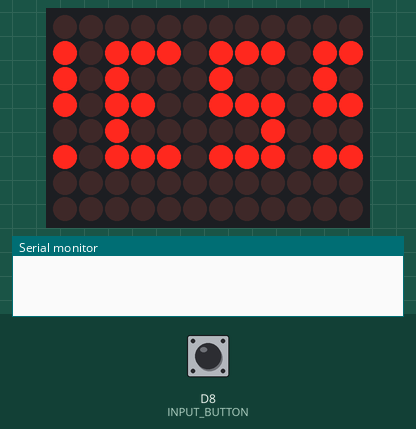
Simulated run of this sketch. Board: Arduino Uno R4 WiFi. On the bench: 12×8 LED matrix, the last lines printed to the serial monitor. Inputs (shaded band) come from the test bench; at power-on: D8 (INPUT_BUTTON) HIGH. Random numbers use the default seed unless the sketch sets one.

Above: at 1.6 s.
1.7 s: D8 (INPUT_BUTTON) pulled LOW for 0.15 s
At 1.82 s:
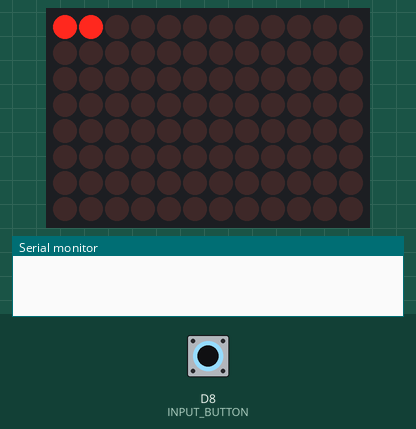
2.4 s: D8 (INPUT_BUTTON) pulled LOW for 3.2 s
At 4.3 s:
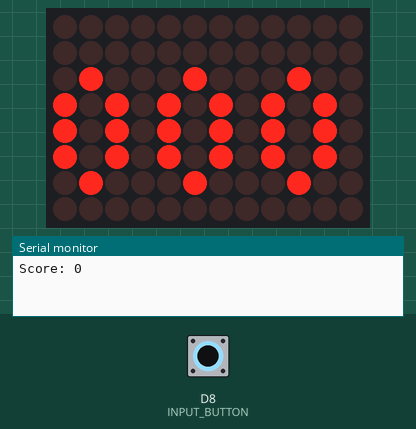
6.2 s: D8 (INPUT_BUTTON) pulled LOW for 1 s
At 6.45 s:
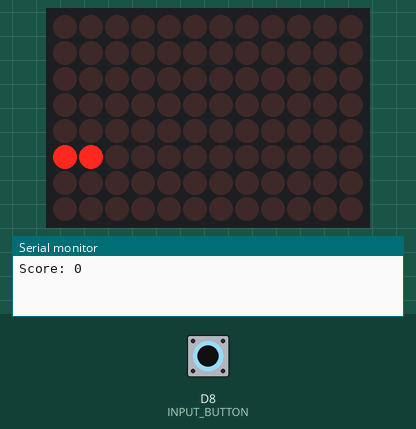
7.8 s: D8 (INPUT_BUTTON) pulled LOW for 3.2 s
At 8.9 s:
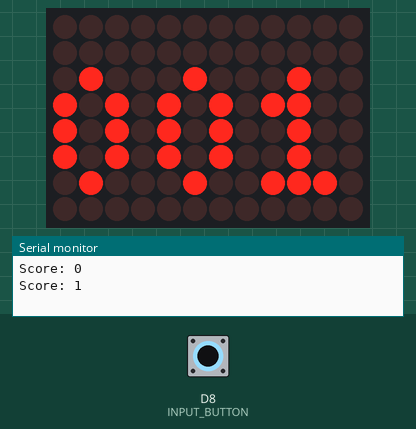
11.6 s: D8 (INPUT_BUTTON) pulled LOW for 1 s
At 12.8 s:
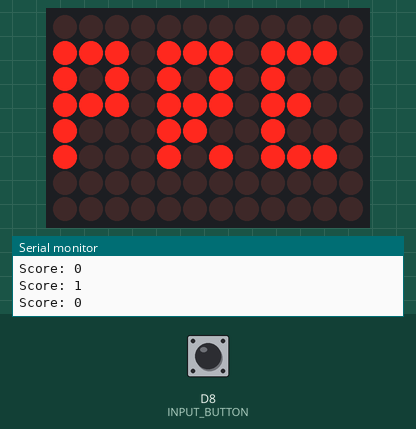
13.2 s: D8 (INPUT_BUTTON) pulled LOW for 0.15 s
At 14.8 s:
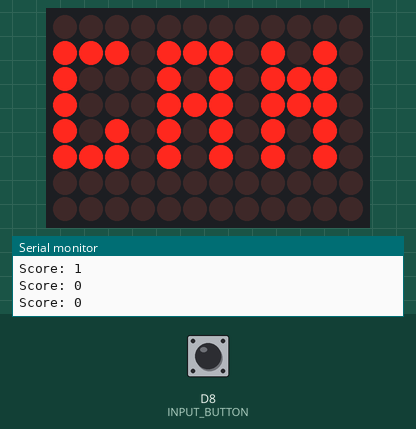

Measured:
- what the display in image 2 shows lasts 0.5 s, from 4.0 s to 4.5 s

The sketch:

jumping_dot.ino
```cpp
/* Jumping dot game for arduino uno r4 wifi with the led 12x8 matrix
  Includes A-Z chars and digits rendering, scrolling text, 4 scenes.
  Every loop there's a 1 ms delay which then corresponds nicely to 1 tick == 1 ms.
  Game is play-tested by family, this is generation 4 of the original concept.
  Game is hard.
  High score so far: 58.
*/


#include "Arduino_LED_Matrix.h"
#include <EEPROM.h>


#define DISPLAY_WIDTH 12
#define DISPLAY_HEIGHT 8
#define LETTER_WIDTH 3
#define LETTER_PADDING 1
#define LETTER_HEIGHT 5
#define INPUT_BUTTON 8
#define LETTER_COUNT 26
#define MUL 10000
#define MAX_SPEED 200

ArduinoLEDMatrix matrix;
static uint8_t display_frame[96];

static uint8_t letter_mat[LETTER_COUNT][15] = {
  {1,1,1, 1,0,1, 1,1,1, 1,0,1, 1,0,1}, // A
  {1,1,1, 1,0,1, 1,1,1, 1,0,1, 1,1,1}, // B
  {1,1,1, 1,0,0, 1,0,0, 1,0,0, 1,1,1}, // C
  {1,1,0, 1,0,1, 1,0,1, 1,0,1, 1,1,0}, // D
  {1,1,1, 1,0,0, 1,1,0, 1,0,0, 1,1,1}, // E
  {1,1,1, 1,0,0, 1,1,0, 1,0,0, 1,0,0}, // F
  {1,1,1, 1,0,0, 1,0,0, 1,0,1, 1,1,1}, // G
  {1,0,1, 1,0,1, 1,1,1, 1,0,1, 1,0,1}, // H
  {1,1,1, 0,1,0, 0,1,0, 0,1,0, 1,1,1}, // I
  {1,1,1, 0,0,1, 0,0,1, 1,0,1, 1,1,1}, // J
  {1,0,1, 1,0,1, 1,1,0, 1,0,1, 1,0,1}, // K
  {1,0,0, 1,0,0, 1,0,0, 1,0,0, 1,1,1}, // L
  {1,0,1, 1,1,1, 1,1,1, 1,0,1, 1,0,1}, // M
  {0,0,0, 1,1,0, 1,0,1, 1,0,1, 1,0,1}, // N
  {1,1,1, 1,0,1, 1,0,1, 1,0,1, 1,1,1}, // O
  {1,1,1, 1,0,1, 1,1,1, 1,0,0, 1,0,0}, // P
  {1,1,1, 1,0,1, 1,0,1, 1,1,1, 0,0,1}, // Q
  {1,1,1, 1,0,1, 1,1,1, 1,1,0, 1,0,1}, // R
  {1,1,1, 1,0,0, 1,1,1, 0,0,1, 1,1,1}, // S
  {1,1,1, 0,1,0, 0,1,0, 0,1,0, 0,1,0}, // T
  {1,0,1, 1,0,1, 1,0,1, 1,0,1, 1,1,1}, // U
  {1,0,1, 1,0,1, 1,0,1, 1,0,1, 0,1,0}, // v
  {1,0,1, 1,0,1, 1,1,1, 1,1,1, 1,1,1}, // W
  {1,0,1, 1,0,1, 0,1,0, 1,0,1, 1,0,1}, // X
  {1,0,1, 1,0,1, 1,1,1, 0,1,0, 0,1,0}, // Y
  {1,1,1, 0,0,1, 0,1,0, 1,0,0, 1,1,1}, // Z
};

// 10 digits of 3x5 digits
static uint8_t digit_mat[10][15] = {
  {0,1,0, 1,0,1, 1,0,1, 1,0,1, 0,1,0}, // 0
  {0,1,0, 1,1,0, 0,1,0, 0,1,0, 1,1,1}, // 1
  {1,1,1, 0,0,1, 0,1,0, 1,0,0, 1,1,1}, // 2
  {1,1,1, 0,0,1, 0,1,1, 0,0,1, 1,1,1}, // 3
  {1,0,0, 1,0,1, 1,1,1, 0,0,1, 0,0,1}, // 4
  {1,1,1, 1,0,0, 1,1,1, 0,0,1, 1,1,1}, // 5
  {1,1,1, 1,0,0, 1,1,1, 1,0,1, 1,1,1}, // 6
  {1,1,1, 1,0,1, 0,0,1, 0,0,1, 0,0,1}, // 7
  {1,1,1, 1,0,1, 1,1,1, 1,0,1, 1,1,1}, // 8
  {1,1,1, 1,0,1, 1,1,1, 0,0,1, 1,1,1}, // 9
};

#define OBSTACLE_SHAPE_COUNT 8
static uint8_t obstacle_shapes[OBSTACLE_SHAPE_COUNT][8] = {
  {0,0,0,0,1,1,1,1},
  {1,0,0,0,0,1,1,1},
  {1,0,0,0,0,1,1,1},
  {1,1,0,0,0,0,1,1},
  {1,1,0,0,0,0,1,1},
  {1,1,1,0,0,0,0,1},
  {1,1,1,0,0,0,0,1},
  {1,1,1,0,1,0,0,0},
};

typedef struct {
  int shape;
  int pos_x;
} s_obstacle;

typedef struct {
  int pos_x;
  int pos_y;
  int width;
  int height;
  int speed_x;
  int speed_y;
  int gravity;
} s_player;

typedef struct {
  char* text;
  int len;
  int pos_x;
  int pos_y;
} s_text_object;

typedef enum {
  HOME_SCREEN,
  GAME,
  GAME_OVER,
  SHOW_SCORE
} e_game_state;


void clear_buffer(uint8_t* buffer, uint8_t val)
{
  for (int i = 0; i < DISPLAY_HEIGHT * DISPLAY_WIDTH; i++)
  {
    buffer[i] = val;
  }
}


void draw_char(char c, int x, int y, uint8_t* buffer)
{
  uint8_t stopdraw_width = LETTER_WIDTH;
  uint8_t stopdraw_height = LETTER_HEIGHT;
  int startdraw_width = 0;
  int startdraw_height = 0;
  bool is_digit = (c >= '0' && c <= '9');

  if (x >= DISPLAY_WIDTH) return;
  if (x + LETTER_WIDTH <= 0) return;

  if (x < 0)
  {
    startdraw_width = 0 - x;
  }
  else if (x + LETTER_WIDTH > DISPLAY_WIDTH)
  {
    stopdraw_width = DISPLAY_WIDTH - x;
  }

  if (y + LETTER_HEIGHT > DISPLAY_HEIGHT)
  {
    stopdraw_height = DISPLAY_HEIGHT - y;
    return;
  }

  char draw_char_idx = c - 'A';
  for (int i = 0; i < stopdraw_height; i++)
  {
    for (int j = startdraw_width; j < stopdraw_width; j++)
    {
      if (is_digit)
      {
        draw_char_idx = c - '0';
        buffer[((i+y) * DISPLAY_WIDTH) + x + j] = digit_mat[draw_char_idx][(i*LETTER_WIDTH) + j];
      }
      else
      {
        buffer[((i+y) * DISPLAY_WIDTH) + x + j] = letter_mat[draw_char_idx][(i*LETTER_WIDTH) + j];
      }
    }
  }
}

void draw_text_object(s_text_object* to, uint8_t* buffer)
{
  for (int i = 0; i < to->len; i++)
  {
    char c = to->text[i];
    if (c == 0) break;
    if (c == ' ') continue;
    else {
      if (c >= '0' && c <= '9')
      {
        draw_char(c, to->pos_x + (i*(LETTER_WIDTH + LETTER_PADDING)), to->pos_y, buffer);
      }
      else if (c >= 'A' && c <= 'Z')
      {
        draw_char(c, to->pos_x + (i*(LETTER_WIDTH + LETTER_PADDING)), to->pos_y, buffer);
      }
      else if (c >= 'a' && c <= 'z')
      {
        c -= 32;
        draw_char(c - 32, to->pos_x + (i*(LETTER_WIDTH + LETTER_PADDING)), to->pos_y, buffer);
      }
    }
  }
}


void init_player(s_player* p)
{
  p->height = 1;
  p->width = 2;
  p->speed_x = 0;
  p->speed_y = 0;
  p->pos_x = 0;
  p->pos_y = 0;
  p->gravity = 10;
}


static uint8_t x_ctr = 0;
static uint8_t letter_ctr = 0;
static uint8_t button_timeout = 0;
static bool button_pressed = false;

void draw_player(s_player* p, uint8_t* buffer)
{
  int x = (int) (p->pos_x / MUL);
  int y = (int) (p->pos_y / MUL);


  if (y == DISPLAY_HEIGHT)
  {
    y = DISPLAY_HEIGHT - 1;
  }

  //Serial.print("draw X: "); Serial.print(y); Serial.print("\n");

  for (int i = 0; i < p->height; i++)
  {
    for (int j = 0; j < p->width; j++)
    {
      buffer[((i+y) * DISPLAY_WIDTH) + x + j] = 1;
    }
  }
}

void draw_obstacle(s_obstacle* ob, uint8_t* buffer)
{
  if (ob->pos_x >= DISPLAY_WIDTH)
  {
    return;
  }
  if (ob->pos_x < 0)
  {
    return;
  }
  for (int i = 0; i < DISPLAY_HEIGHT; i++)
  {
    buffer[(i * DISPLAY_WIDTH) + ob->pos_x] = obstacle_shapes[ob->shape][i];
  }
}

bool check_player_hit_obstacle(s_player* p, s_obstacle* ob)
{
  int y = (int) (p->pos_y / MUL);


  if (y == DISPLAY_HEIGHT)
  {
    y = DISPLAY_HEIGHT - 1;
  }
  int obstacle_check = obstacle_shapes[ob->shape][y];

  return obstacle_check == 1;
}

static bool is_air_time = false;
static int air_time = 120; // ticks, so ms?
static int air_time_ctr = 0;
static int speed_before_air_time = 0;

void process_player_movement(s_player* p, uint8_t* buffer)
{

  int speed_before = p->speed_y;
  //Serial.print("Speed: "); Serial.print(p->speed_y); Serial.print("\n");
  if (p->speed_y == 0 && !is_air_time)
  {
    is_air_time = true;
    air_time_ctr = 220;
  }

  if (is_air_time)
  {
    air_time_ctr--;
    if (air_time_ctr <= 0)
    {
      is_air_time = false;
    }
  }

  if (is_air_time)
  {
    p->speed_y = 0;
  }
  else {
    p->speed_y += p->gravity;
  }

  if (p->speed_y >= MAX_SPEED)
  {
    p->speed_y = MAX_SPEED;
  }


  int speed_after = p->speed_y;

  p->pos_y += p->speed_y;

  if (p->pos_y >= (DISPLAY_HEIGHT * MUL))
  {
    p->pos_y = DISPLAY_HEIGHT * MUL;
  }
  if (p->pos_y <= 0)
  {
    p->pos_y = 0;
  }
}

void reset_button()
{
  button_timeout = 0;
  button_pressed = false;
}

void check_button_press()
{
  bool pressed = digitalRead(INPUT_BUTTON) == LOW;
  if (button_timeout == 0)
  {
    button_pressed = false;
    if (pressed)
    {
      button_pressed = true;
      button_timeout = 20; // ticks so ms
    }
  }
  else {
    if (pressed)
    {
      button_timeout = 2;
      button_pressed = true;
    }
    else
    {
      button_timeout--;
    }
  }
}

int strlen(char* s)
{
  int len = 0;
  for(int i = 0;s[i] != 0;i++)
  {
    len++;
  }
  return len;
}
static char text_home_screen[] = "PRESS TO START";
static char text_game_over[] = "GAME OVER";
static char text_score[] = "SCORE";
static char text_score_buffer[5] = {0,0,0,0,0};


void fill_score_buffer(int score)
{
  int mod = score % 10;
  text_score_buffer[2] = mod + '0';
  mod = score / 10;
  text_score_buffer[1] = mod + '0';
  mod = score / 100;
  text_score_buffer[0] = mod + '0';
}

static s_obstacle ob1;
static s_player g_player;
static e_game_state g_game_state;
static s_text_object textob_home_screen;
static s_text_object textob_gameover;
static s_text_object textob_score;
static s_text_object textob_score_number;

static int game_score = 0;

static bool letter_set = false;
static bool action_taken = false;

static int obstacle_update_ctr = 80; // ms?
static int obstacle_update_speed = 80; // ms
static int text_scroll_ctr = 1000; // ms?
static int gameover_timeout_ctr = 2000;
static int general_counter_1 = 0;
static int general_counter_2 = 0;

void setup() {
  pinMode(INPUT_BUTTON, INPUT_PULLUP);
  Serial.begin(115200);
  matrix.begin();
  init_player(&g_player);
  ob1.pos_x = 14;
  ob1.shape = 0;
  g_game_state = HOME_SCREEN;
  button_pressed = false;
  general_counter_1 = 0;

  textob_home_screen.len = strlen(text_home_screen);
  textob_home_screen.text = text_home_screen;
  textob_home_screen.pos_x = 0;
  textob_home_screen.pos_y = 1;

  textob_gameover.len = strlen(text_game_over);
  textob_gameover.text = text_game_over;
  textob_gameover.pos_x = 0;
  textob_gameover.pos_y = 1;

  textob_score.len = strlen(text_score);
  textob_score.text = text_score;
  textob_score.pos_x = 0;
  textob_score.pos_y = 1;
}

void fill_framing(uint8_t* frame_buffer)
{
  for(int i = 0; i < DISPLAY_WIDTH; i++)
  {
    frame_buffer[i] = 1;
    frame_buffer[(DISPLAY_WIDTH * (DISPLAY_HEIGHT - 1)) + i] = 1;
  }
  for (int i = 0; i < DISPLAY_HEIGHT; i++)
  {
    frame_buffer[i * DISPLAY_WIDTH] = 1;
    frame_buffer[i * DISPLAY_WIDTH + (DISPLAY_WIDTH - 1)] = 1;
  }
}

void reinit_game()
{
  game_score = 0;
  init_player(&g_player);
  ob1.pos_x = 14;
  ob1.shape = random() % OBSTACLE_SHAPE_COUNT;
  g_game_state = HOME_SCREEN;
  button_pressed = false;
  textob_home_screen.pos_x = 0;
  textob_home_screen.pos_y = 1;
  textob_gameover.pos_x = 0;
  textob_gameover.pos_y = 1;
  textob_score.pos_x = 0;
  textob_score.pos_y = 1;

  letter_set = false;
  action_taken = false;

  obstacle_update_ctr = 80; // ms?
  obstacle_update_speed = 80;
  text_scroll_ctr = 1000;
  reset_button();
}

void loop() {

  switch (g_game_state) {
    /*----------------------------------------- HOME */
    case HOME_SCREEN:
      if (general_counter_1 > 0)
      {
        general_counter_1--;
      }
      else
      {
        check_button_press();
      }

      clear_buffer(display_frame, 0);

      if (button_pressed)
      {
        g_game_state = GAME;
        break;
      }

      if (text_scroll_ctr-- < 0)
      {
        text_scroll_ctr = 100;
        textob_home_screen.pos_x -= 1;
        if (textob_home_screen.pos_x + ((LETTER_WIDTH + LETTER_PADDING)*textob_home_screen.len) < 0)
        {
          textob_home_screen.pos_x = DISPLAY_WIDTH;
        }
      }

      draw_text_object(&textob_home_screen, display_frame);
      matrix.loadPixels(display_frame, 96);
      break;

    /*----------------------------------------- GAME */
    case GAME:
      check_button_press();

      clear_buffer(display_frame, 0);
      if (general_counter_2 > 0)
      {
        fill_framing(display_frame);
        general_counter_2--;
      }

      if (button_pressed && !action_taken)
      {
        g_player.speed_y = -750;
        is_air_time = false;
        action_taken = true;
      }
      else if (!button_pressed)
      {
        action_taken = false;
      }

      process_player_movement(&g_player, display_frame);
      draw_obstacle(&ob1, display_frame);
      draw_player(&g_player, display_frame);

      if (ob1.pos_x == g_player.width - 1)
      {
        bool hit = check_player_hit_obstacle(&g_player, &ob1);
        if (hit)
        {
          // PLAYER HIT WALL

          Serial.print("Score: "); Serial.print(game_score); Serial.print("\n");
          g_game_state = GAME_OVER;
          text_scroll_ctr = 500;
          clear_buffer(display_frame, 1);
          matrix.loadPixels(display_frame, 96);
          delay(100);
          reset_button();
          gameover_timeout_ctr = 1000;
          break;
        }
      }

      if (game_score < 10)
      {
        obstacle_update_speed = 80;
      }
      else if (game_score < 20)
      {
        obstacle_update_speed = 70;
      }
      else if (game_score < 30)
      {
        obstacle_update_speed = 65;
      }
      else if (game_score < 40)
      {
        obstacle_update_speed = 60;
      }
      else
      {
        obstacle_update_speed = 50;
      }

      if (obstacle_update_ctr <= 0)
      {
        obstacle_update_ctr = obstacle_update_speed;
        ob1.pos_x--;
        if (ob1.pos_x < 0)
        {
          game_score++;
          general_counter_2 = 50;
          fill_framing(display_frame);
          ob1.pos_x = 14;
          ob1.shape = random() % OBSTACLE_SHAPE_COUNT;
        }
      }
      else
      {
        obstacle_update_ctr --;
      }

      matrix.loadPixels(display_frame, 96);
      break;


    /*----------------------------------------- GAMEOVER */
    case GAME_OVER:
      if (gameover_timeout_ctr > 0)
      {
        gameover_timeout_ctr--;
      }
      else
      {
        check_button_press();
      }

      clear_buffer(display_frame, 0);

      if (button_pressed)
      {
        g_game_state = SHOW_SCORE;
        general_counter_1 = 500;
        reset_button();
        break;
      }

      if (text_scroll_ctr-- < 0)
      {
        text_scroll_ctr = 100;
        textob_gameover.pos_x -= 1;
        if (textob_gameover.pos_x + ((LETTER_WIDTH + LETTER_PADDING)*textob_gameover.len) < 0)
        {
          textob_gameover.pos_x = DISPLAY_WIDTH;
        }
      }

      draw_text_object(&textob_gameover, display_frame);
      matrix.loadPixels(display_frame, 96);
      break;

    case SHOW_SCORE:
      if (general_counter_1 > 0)
      {
        general_counter_1--;
      }
      else
      {
        check_button_press();
      }
      clear_buffer(display_frame, 0);
      fill_score_buffer(game_score);

      textob_score_number.len = strlen(text_score_buffer);
      textob_score_number.text = text_score_buffer;
      textob_score_number.pos_x = 0;
      textob_score_number.pos_y = 2;

      draw_text_object(&textob_score_number, display_frame);
      matrix.loadPixels(display_frame, 96);

      if (button_pressed)
      {
        general_counter_1 = 500;
        reinit_game();
        break;
      }


      break;
  }


  delay(1);
}
```
